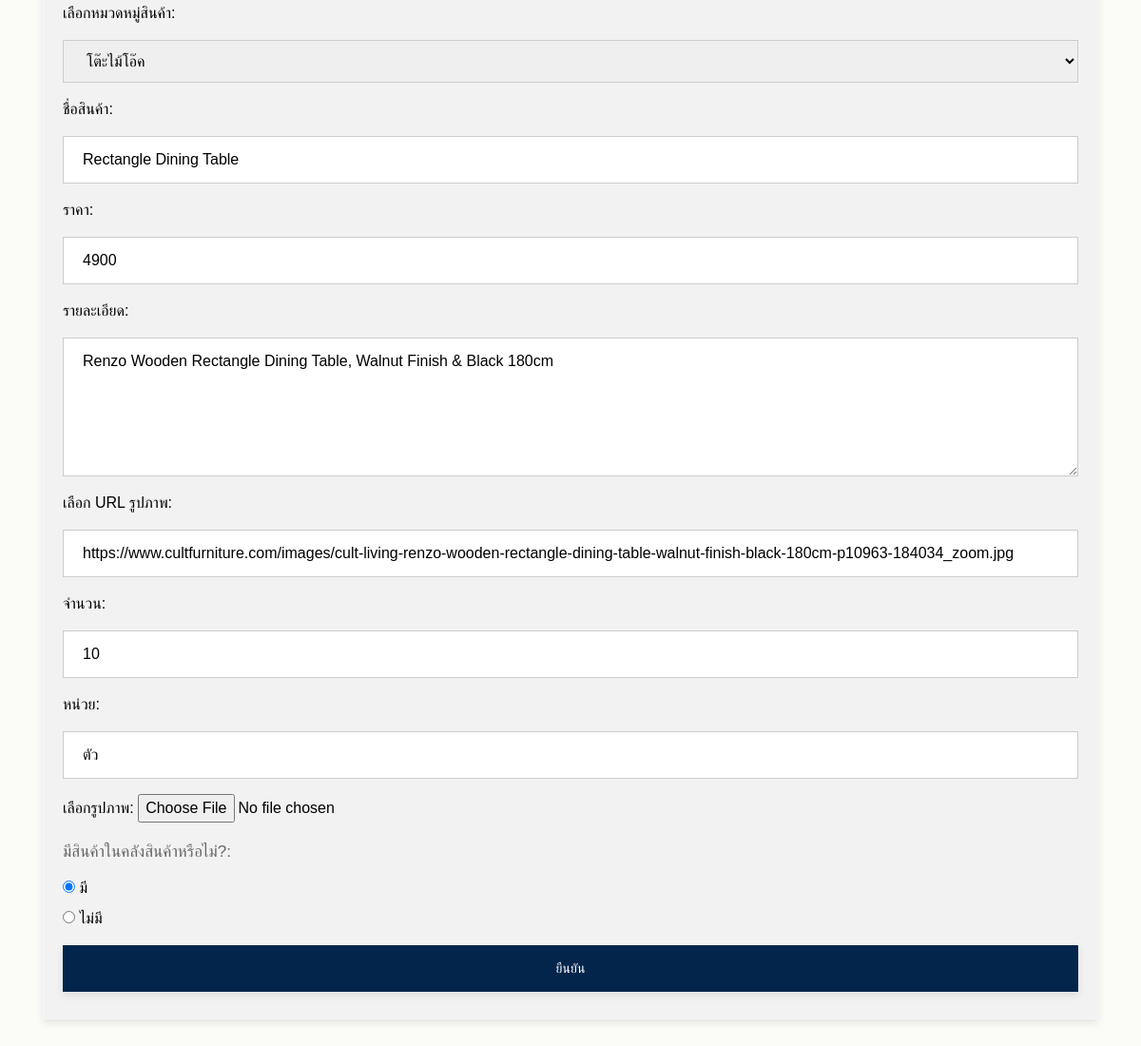
/editproduct/7/ (signed in, lower part), run on an earlier commit of the app's database.
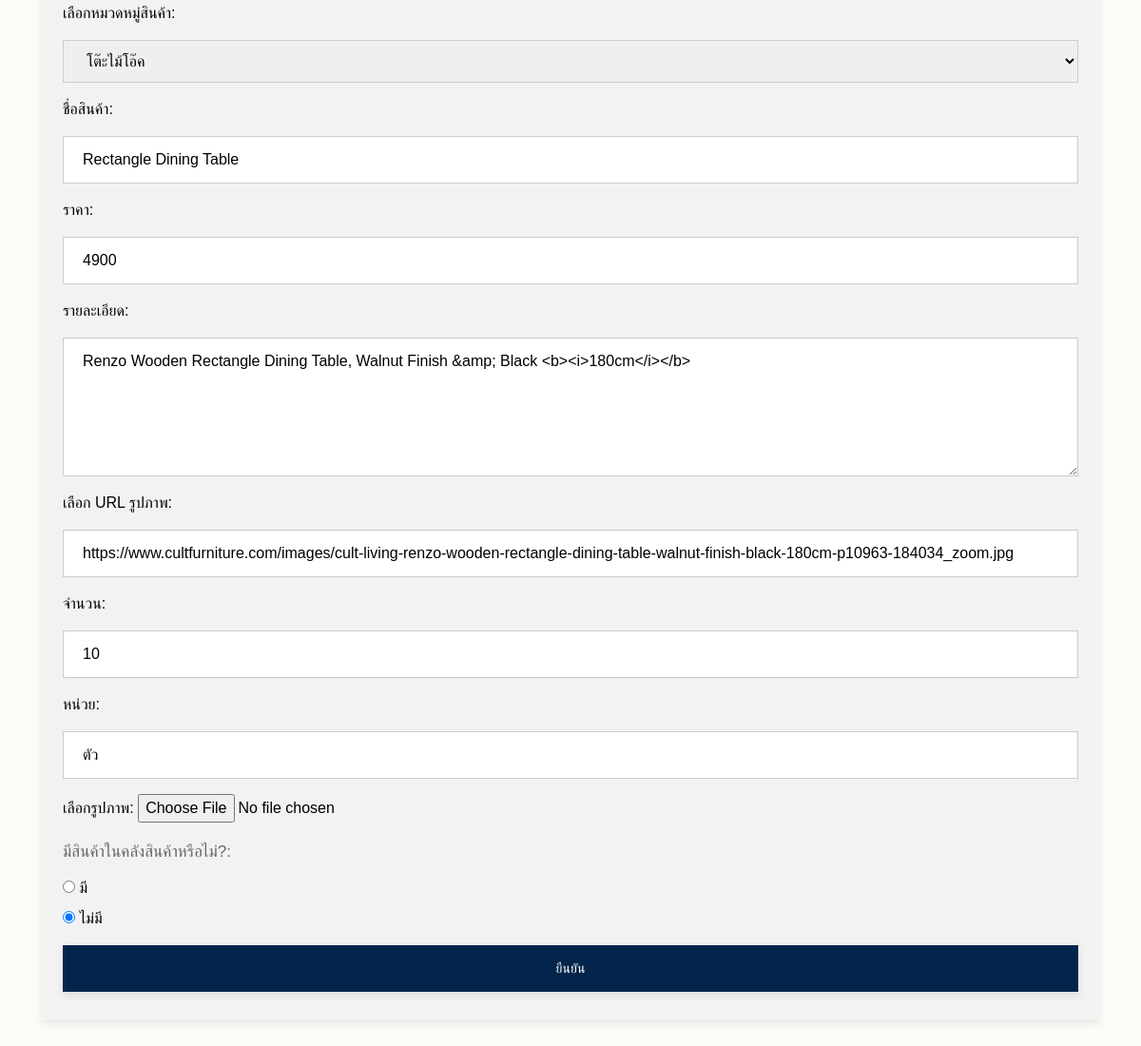
And on a later commit of the database.
### app_uncle_shop/models.py (models this page shows, shortened)
class AllProduct(models.Model):
    category_name = models.ForeignKey(
        Category, on_delete=models.CASCADE, null=True, blank=True)
    name = models.CharField(max_length=100)
    price = models.CharField(max_length=100)
    detail = models.TextField(null=True, blank=True)
    imageurl = models.CharField(max_length=200, null=True, blank=True)
    instock = models.BooleanField(default=True)
    quantity = models.IntegerField(default=1)
    unit = models.CharField(max_length=200, default='-')
    images = models.ImageField(upload_to="products", null=True, blank=True)

### app_uncle_shop/views.py (the view, shortened to what this page needs)
# urls.py: path('editproduct/<int:productid>/', edit_product, name='edit-product-page'),
@login_required
def edit_product(request, productid):
    check = check_not_addmin(request)
    if check:
        return redirect("home-page")
    all_products = AllProduct.objects.get(id=productid)
    all_category = Category.objects.all()
    all_products = AllProduct.objects.get(id=productid)
    context = {"all_products": all_products, "all_category": all_category}
    return render(request, 'app_uncle_shop/edit-product.html', context)

### app_uncle_shop/models.py (called while the page is built)
    def __str__(self):
        return self.category_name

### app_uncle_shop/templatetags/custom_tags.py (called while the page is built)
@register.simple_tag
def show_all_product():
    count = AllProduct.objects.count()
    return count

@register.inclusion_tag("app_uncle_shop/all-category.html")
def all_category():
    category = Category.objects.all()
    return {"categories": category}

### app_uncle_shop/views.py (called while the page is built)
def check_not_addmin(request):
    if request.user.profile.usertype != 'admin':
        return True
    else:
        return False

### app_uncle_shop/templates/app_uncle_shop/edit-product.html (shortened to what this page needs)
{% extends 'app_uncle_shop/index.html' %}
{% block content %}
<!DOCTYPE html>
<html>
<body>
<div class="card-container">
  <div class="text-color-black">
    <img src="{{all_products.images.url}}" width="500px" /><br /><br />
    <form method="POST" enctype="multipart/form-data">
      <div class="form-group">
        <label for="all_category">เลือกหมวดหมู่สินค้า:</label>
        <select name="all_category" id="all_category" type="select">
        {% for cat in all_category %}
          {% if cat.category_name == all_products.category_name.category_name %}
          <option selected="selected">{{cat.category_name}}</option>
          {% else %}
          <option>{{cat.category_name}}</option>
          {% endif %}
        {% endfor %}
          </select>
      </div>
      <div class="form-group">
        <form action="/action_page.php">
        <label for="name">ชื่อสินค้า:</label>
        <input
          type="text"
          id="name"
          placeholder="ชื่อสินค้า..."
          name="name"
          value="{{all_products.name}}"
        />
      </div>
      <div class="form-group">
        <label for="price">ราคา:</label>
        <input
          type="text"
          id="price"
          placeholder="ราคา..."
          name="price"
          value="{{all_products.price}}"
        />
      </div>
      <div class="form-group">
        <label for="detail">รายละเอียด:</label>
        <textarea
          rows="5"
          id="detail"
          placeholder="รายละเอียด..."
          name="detail"
        >{{all_products.detail}}</textarea>
      </div>
      <div class="form-group">
        <label for="imageurl">เลือก URL รูปภาพ:</label>
        <input
          type="text"
          id="imageurl"
          placeholder="เลือก URL รูปภาพ..."
          name="imageurl"
          value="{{all_products.imageurl}}"
        />
      </div>
      <div class="form-group">
        <label for="quantity">จำนวน:</label>
        <input
          type="text"
          id="quantity"
          placeholder="จำนวน..."
          name="quantity"
          value="{{all_products.quantity}}"
        />
      </div>
      <div class="form-group">
        <label for="unit">หน่วย:</label>
        <input
          type="text"
          id="unit"
          placeholder="หน่วย..."
          name="unit"
          value="{{all_products.unit}}"
        />
      </div>
      <div class="form-group">
        <label for="imageupload">เลือกรูปภาพ:</label>
        <input
          type="file"
          id="imageupload"
          placeholder="เลือกรูปภาพ..."
          name="imageupload"
        />
      </div>
      <div class="-form-group">
        <p>มีสินค้าในคลังสินค้าหรือไม่?:</p>
        {% if all_products.instock %}
          <input type="radio" id="yes_instock" name="instock" value="yes_instock" checked/>
          <label for="">มี</label><br>
          <input type="radio" id="no_instock"  name="instock"value="no_instock" />
          <label for="">ไม่มี</label><br>
          {% else %}
          <input type="radio" id="yes_instock" name="instock" value="yes_instock" />
          <label for="">มี</label><br>
          <input type="radio" id="no_instock"  name="instock"value="no_instock" checked/>
          <label for="">ไม่มี</label><br>
          {% endif %}
      </div>
      <button type="submit" class="button-dark-blue">ยืนยัน</button>
    </form>
  </div>
</div>
</body>
</html>
{% endblock content %}

### app_uncle_shop/templates/app_uncle_shop/index.html (shortened to what this page needs)
{% load custom_tags %}
{% load static %}
<!DOCTYPE html>
<html lang="en">
  <head>
    <link
      rel="stylesheet"
      href="https://cdn.jsdelivr.net/npm/bootstrap@4.6.1/dist/css/bootstrap.min.css"
    />
    <link rel="stylesheet" href="https://cdnjs.cloudflare.com/ajax/libs/font-awesome/4.7.0/css/font-awesome.min.css">
    <link href="{% static 'css/style.css' %}" rel="stylesheet" />
  </head>
  <body>
    <div class="container" style="margin-top: 20px;">
    {% block content %}
    {% endblock content %}
    </div>
  </body>
</html>

### static/css/style.css (style rules this page uses)
body { font-family: "Kanit", sans-serif; font-size: 16px; font-weight: normal; background: #fbfbf7; height: 100%; font-family: Arial; }
.text-color-black { color: black; }
* { transition: all 0.3s ease-out; }

### app_uncle_shop/templates/app_uncle_shop/edit-product.html (style rules this page uses)
input[type="text"], select { width: 100%; padding: 12px 20px; margin: 8px 0; display: block; border: 1px solid #ccc; border-radius: 0px; box-sizing: border-box; }
textarea[id="detail"], select { width: 100%; padding: 12px 20px; margin: 8px 0; display: block; border: 1px solid #ccc; border-radius: 0px; box-sizing: border-box; }
button[type="submit"] { width: 100%; background-color: #03254c; color: white; padding: 14px 20px; margin: 8px 0; border: none; border-radius: 0px; display: inline-block; cursor: pointer; }
* { transition: all 0.3s ease-out; }

What changed in the data, as far as the page shows it:
changed AllProduct "Rectangle Dining Table": detail "Renzo Wooden Rectangle Dining Table, Walnut Finish & Black 180cm" → "Renzo Wooden Rectangle Dining Table, Walnut Finish &amp; Black <b><i>180cm</i></b>"; instock True → False (drawn)
Also different on the page:
form field instock: (not shown) → "☐"
form field instock: (not shown) → "☑"
form field instock: "☑" → (not shown)
form field instock: "☐" → (not shown)
